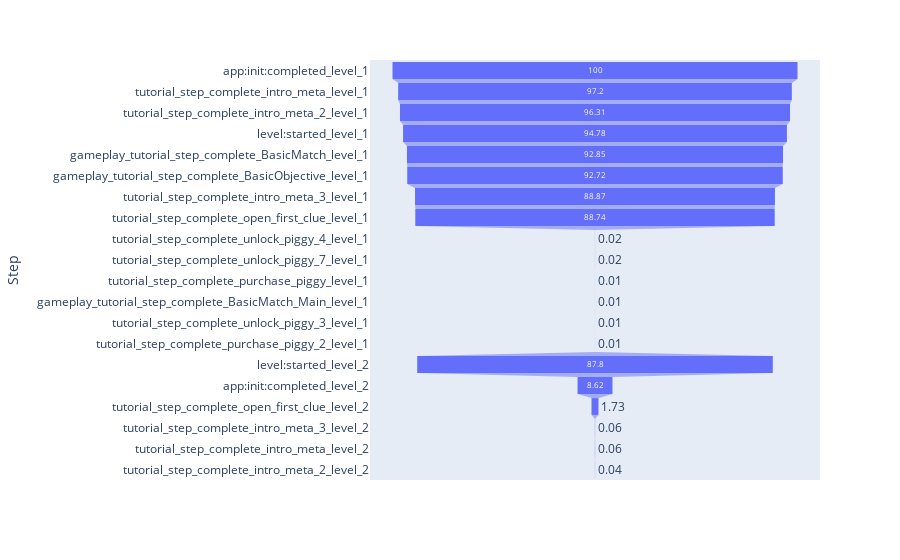

This figure's notebook cell:
### Code cell
fig

### Figure 1 — Plotly figure (JSON) as saved in the notebook; plotly's stock layout.template omitted (floating-point values rounded to 4 significant figures)
{"data": [{"hovertemplate": "Users Percentage %=%{x}<br>Step=%{y}<extra></extra>", "legendgroup": "", "marker": {"color": "#636efa"}, "name": "", "orientation": "h", "showlegend": false, "type": "funnel", "x": [100, 97.2, 96.31, 94.78, 92.85, 92.72, 88.87, 88.74, 0.02, 0.02, 0.01, 0.01, 0.01, 0.01, 87.8, 8.62, 1.73, 0.06, 0.06, 0.04], "xaxis": "x", "y": ["app:init:completed_level_1", "tutorial_step_complete_intro_meta_level_1", "tutorial_step_complete_intro_meta_2_level_1", "level:started_level_1", "gameplay_tutorial_step_complete_BasicMatch_level_1", "gameplay_tutorial_step_complete_BasicObjective_level_1", "tutorial_step_complete_intro_meta_3_level_1", "tutorial_step_complete_open_first_clue_level_1", "tutorial_step_complete_unlock_piggy_4_level_1", "tutorial_step_complete_unlock_piggy_7_level_1", "tutorial_step_complete_purchase_piggy_level_1", "gameplay_tutorial_step_complete_BasicMatch_Main_level_1", "tutorial_step_complete_unlock_piggy_3_level_1", "tutorial_step_complete_purchase_piggy_2_level_1", "level:started_level_2", "app:init:completed_level_2", "tutorial_step_complete_open_first_clue_level_2", "tutorial_step_complete_intro_meta_3_level_2", "tutorial_step_complete_intro_meta_level_2", "tutorial_step_complete_intro_meta_2_level_2"], "yaxis": "y"}], "layout": {"legend": {"tracegroupgap": 0}, "margin": {"t": 60}, "xaxis": {"anchor": "y", "domain": [0, 1], "title": {"text": "Users Percentage %"}}, "yaxis": {"anchor": "x", "domain": [0, 1], "title": {"text": "Step"}}}}
